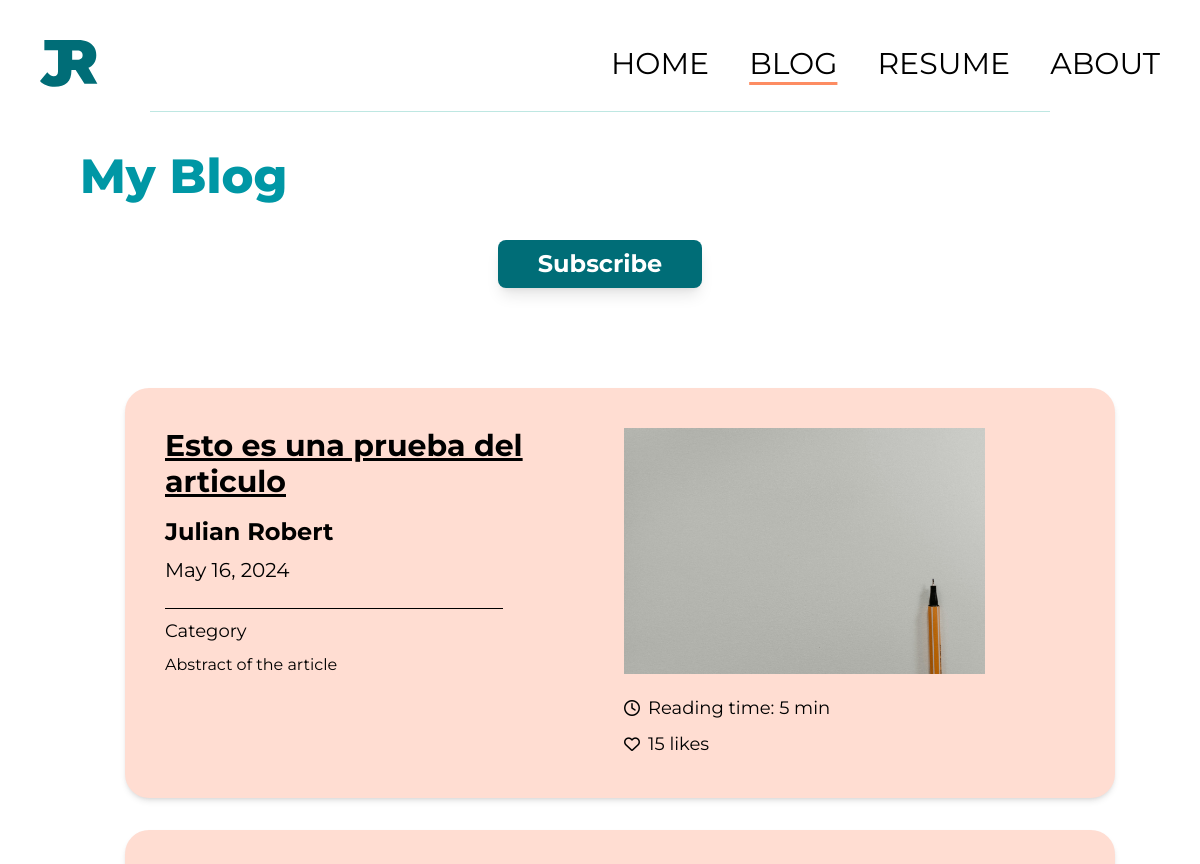
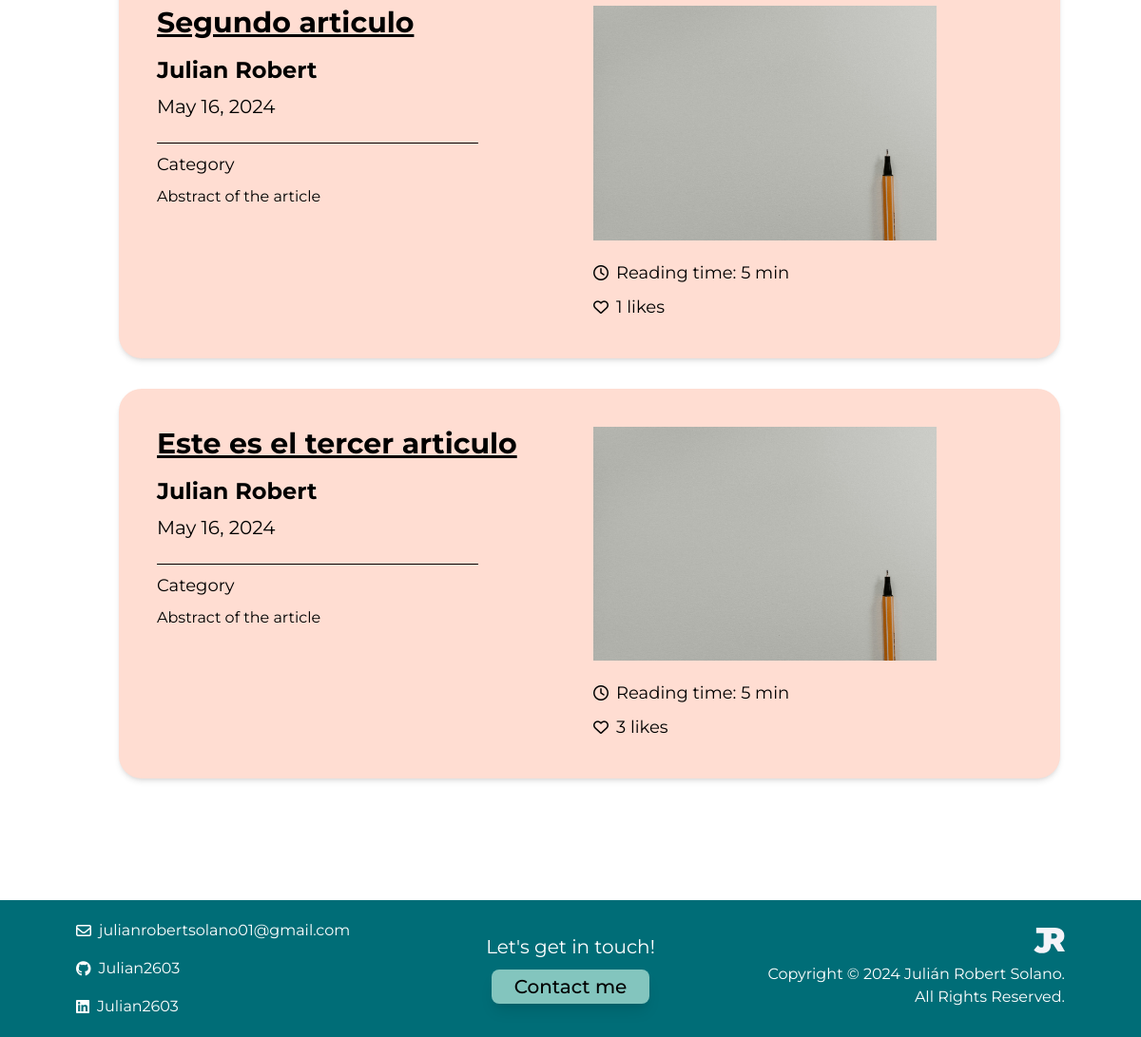
The app's page /blog/articles with its own data (2 pictures, top to bottom).
### blog/models.py (models this page shows, shortened)
class Article(models.Model):
  title = models.CharField(max_length=255)
  author = models.ForeignKey(User, on_delete=models.CASCADE)
  category = models.CharField(max_length=255, default="Category")
  date = models.DateField(default=datetime.date.today)
  abstract = models.CharField(max_length=500, default='Abstract of the article')
  reading_time = models.IntegerField(default=5)
  likes = models.IntegerField(default=0)
  body = models.TextField()

### blog/views.py (the view)
# urls.py: path('articles', BlogView.as_view(), name="blog"),
class BlogView(ListView):
    model = Article
    template_name = 'blog.html'

### blog/templates/blog.html (shortened to what this page needs)
{% load static tailwind_tags %}
<html lang="en" class="scroll-smooth">
  <head>
    {% load static %}
    {% tailwind_css %}
</head>
<body>
<div class="pt-10 pb-2 flex justify-between px-10 items-center">
  <div class="flex justify-start">
      <img src="{% static 'imgs/logo.svg' %}" alt="Logo">
  </div>
  <div class="hidden md:flex flex-row justify-center space-x-10">
      <a href="{% url 'home' %}" class="font-sans font-normal text-3xl transition duration-300 hover:text-[#FD8C62]">HOME</a>
      <a href="#" class="font-sans font-normal text-3xl transition duration-300 decoration-[#FD8C62] underline underline-offset-8">BLOG</a>
      <a href="{% url 'resume' %}" class="font-sans font-normal text-3xl transition duration-300 hover:text-[#FD8C62]">RESUME</a>
      <a href="{% url 'about' %}" class="font-sans font-normal text-3xl transition duration-300 hover:text-[#FD8C62]">ABOUT</a>
  </div>
</div>
<div class="flex justify-center">
  <hr class="border-[#BEE7E2] w-3/4 mt-4">
</div>
<div class="flex flex-col p-10 px-20 gap-5">
    <div class="flex justify-start">
      <h1 class="font-sans font-extrabold text-5xl text-[#0097A5]">My Blog</h1>
    </div>
    <div class="flex justify-center my-5">
      <a href="{% url 'subscribe' %}" class="bg-[#006D77] transition duration-300 hover:bg-[#46A0A8]/90 p-2 px-10 rounded-lg font-sans font-bold text-2xl text-white shadow-lg">Subscribe</a>
    </div>
  </div>
  <section id="blog" class="animate-fadeInUp">
    <div class="flex flex-col items-center p-10 pl-20 space-y-8 pb-32">
      {% for article in object_list %}
      <div class="grid grid-cols-2 gap-2 bg-[#FFDDD2] rounded-3xl p-10 mx-10 w-11/12 xl:w-8/12 shadow-md transition duration-300 hover:shadow-2xl">
        <div class="flex flex-col gap-2">
          <a class="font-sans font-bold text-3xl text-black underline mb-2 underline-offset-2" href="{% url 'article' article.pk %}">{{ article.title }}</a>
          <h3 class="font-sans font-bold text-2xl text-black">{{ article.author.first_name }} {{ article.author.last_name }}</h3>
          <h3 class="font-sans font-normal text-xl text-black">{{ article.date }}</h3>
          <hr class="border-black w-3/4 mt-4">
          <p class="font-sans font-normal text-lg text-black">{{ article.category }}</p>
          <p class="font-sans font-normal text-base text-black">{{ article.abstract }}</p>
        </div>
        <div class="flex flex-col gap-5">
          <div class="flex w-4/5">
            <img src="{% static 'imgs/placeholder.jpg' %}" alt="">
          </div>
          <div class="flex flex-col gap-2">
            <div class="flex flex-row gap-2 justify-start align-center items-center">
              <i class="fa-regular fa-clock"></i>
              <h2 class="font-sans font-normal text-lg text-black"> Reading time: {{ article.reading_time}} min</h2>
            </div>
            <div class="flex flex-row gap-2 justify-start align-center items-center">
              <i class="fa-regular fa-heart"></i>
              <h2 class="font-sans font-normal text-lg text-black"> {{ article.likes }} likes</h2>
            </div>
          </div>
        </div>
      </div>
      {% endfor %}
    </div>
  </section>
  <div class="p-5 px-20 bg-[#006D77] grid grid-cols-1 md:grid-cols-3 gap-7 shrink-0">
    <div class="flex flex-col items-center md:items-start gap-4">
        <div class="flex items-center space-x-2">
            <i class="fa-regular fa-envelope text-white"></i>
            <a class="font-sans font-normal text-s text-white" href="mailto:julian.robertsolano@ucr.ac.cr">julianrobertsolano01@gmail.com</a>
        </div>
        <div class="flex items-center space-x-2">
            <i class="fa-brands fa-github text-white"></i>
            <a class="font-sans font-normal text-s text-white" href="https://github.com/">Julian2603</a>
        </div>
        <div class="flex items-center space-x-2">
            <i class="fa-brands fa-linkedin text-white"></i>
            <a class="font-sans font-normal text-s text-white" href="https://www.linkedin.com/">Julian2603</a>
        </div>
    </div>
    <div class="flex flex-col items-center justify-center gap-2.5">
        <p class="font-sans font-normal text-xl text-white text-center">Let's get in touch!</p>
        <a href="{% url 'contact' %}" class="bg-[#83C5BE] transition duration-300 hover:bg-[#83C5BE]/70 p-1 px-6 rounded-lg font-sans font-medium text-xl text-black shadow-lg">Contact me</a>
    </div>
    <div class="flex flex-col items-center md:items-end gap-1.5">
        <div class="flex justify-center md:justify-end">
            <img class="h-10" src="{% static 'imgs/logo-white.svg' %}">
        </div>
        <div class="text-center md:text-right">
            <p class="font-sans font-normal text-s text-white">Copyright &#169; 2024 Julián Robert Solano. All Rights Reserved.</p>
        </div>
    </div>
</div>
</body>
</html>

### records on screen
Article: title "Esto es una prueba del articulo", author.first_name "Julian", author.last_name "Robert", date "May 16, 2024", category "Category", abstract "Abstract of the article", reading_time "5", likes "15"
Article: title "Segundo articulo", author.first_name "Julian", author.last_name "Robert", date "May 16, 2024", category "Category", abstract "Abstract of the article", reading_time "5", likes "1"
Article: title "Este es el tercer articulo", author.first_name "Julian", author.last_name "Robert", date "May 16, 2024", category "Category", abstract "Abstract of the article", reading_time "5", likes "3"
